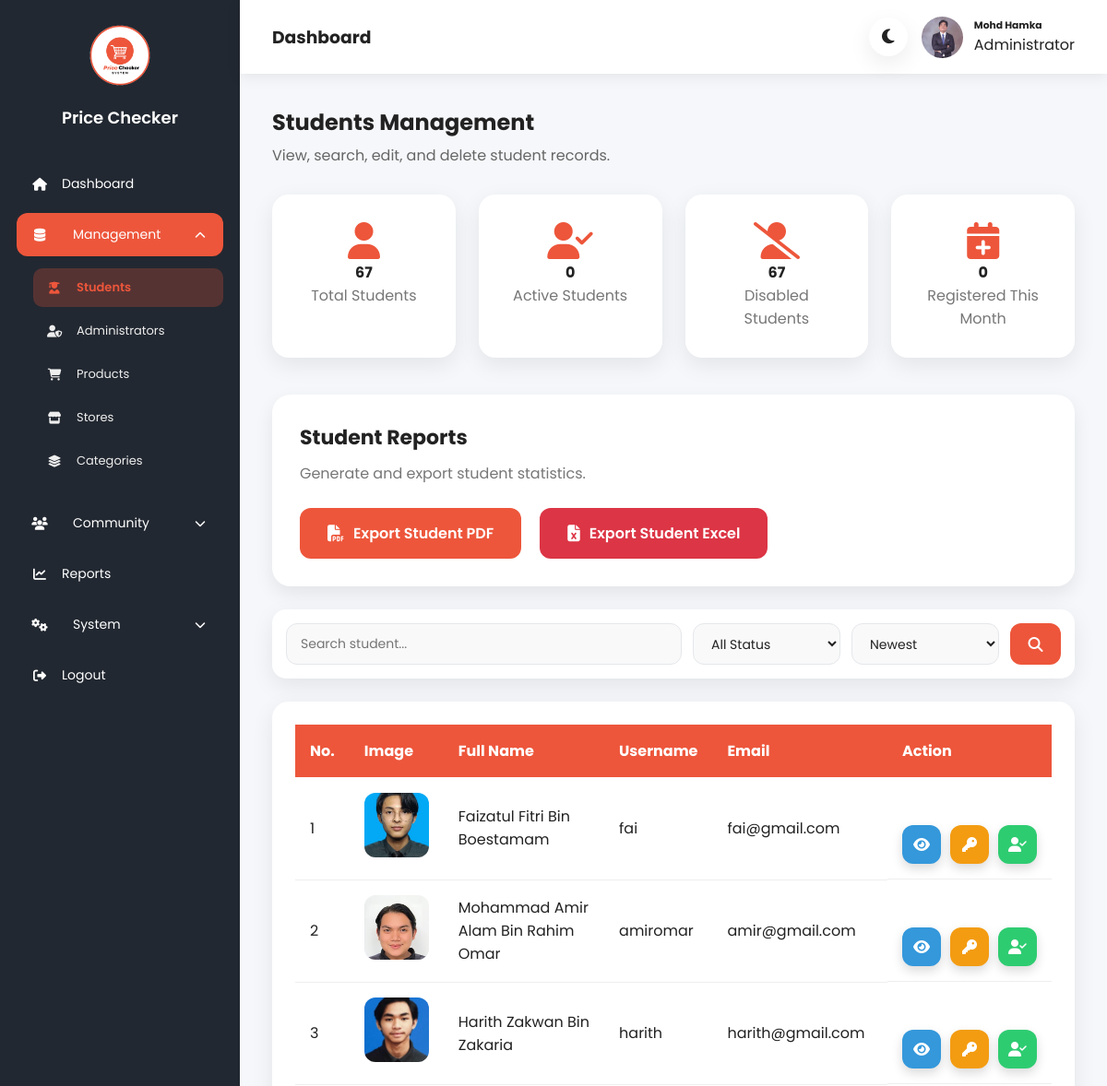
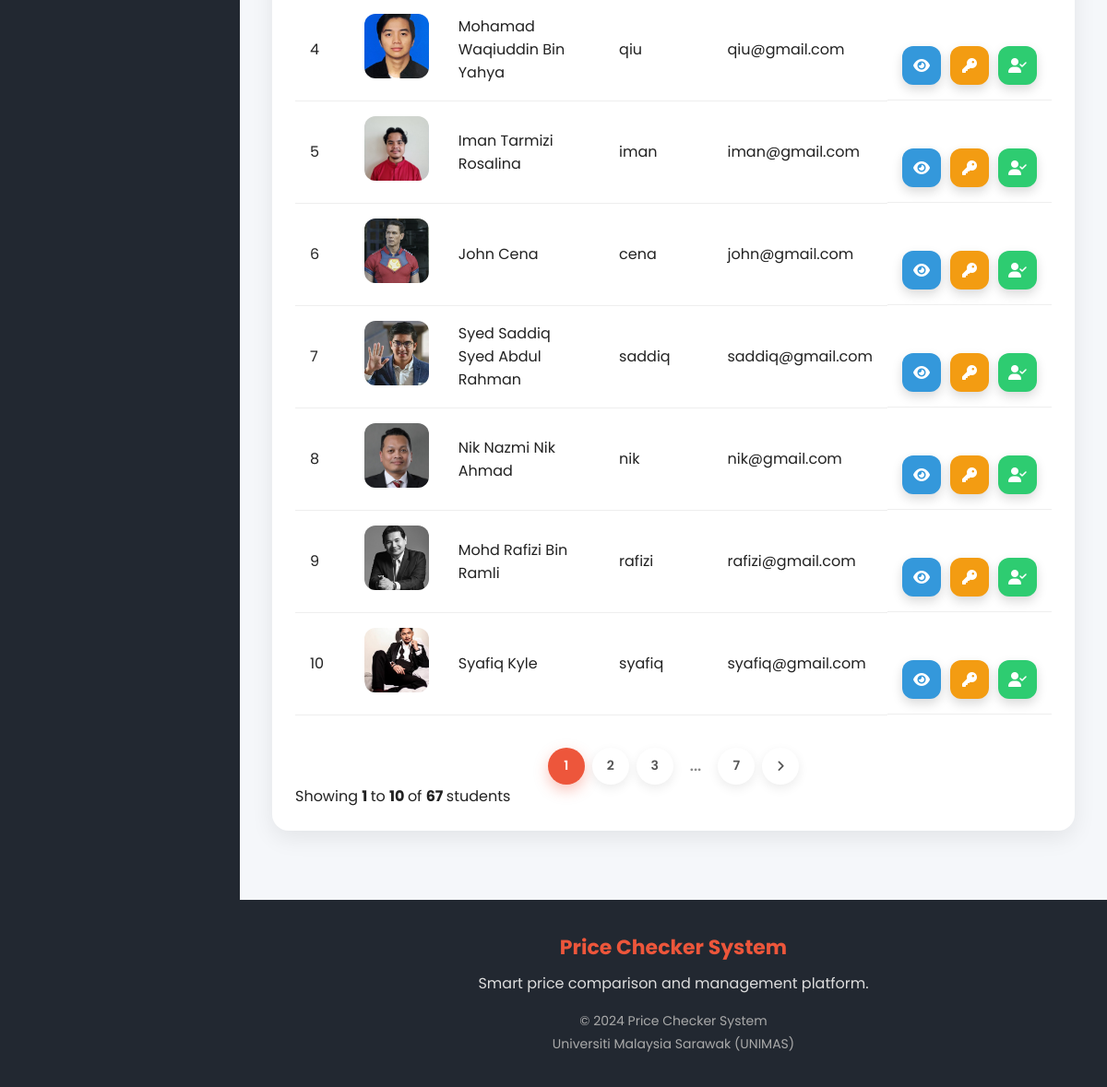
/src/admin/students.php (signed in), run on the app's committed database (2 pictures, top to bottom).
### tables this page shows
CREATE TABLE `student` (
  `studentID` int(11) NOT NULL,
  `fullName` varchar(255) NOT NULL,
  `username` varchar(255) NOT NULL,
  `email` varchar(255) NOT NULL,
  `password` varchar(255) NOT NULL,
  `studentIMG` varchar(255) NOT NULL,
  `logStatus` varchar(255) NOT NULL,
  `created_at` timestamp NOT NULL DEFAULT current_timestamp()
);

### src/admin/students.php (the view, shortened to what this page needs)
<?php
include("../config/db_cPCS.php");
$totalStudents = mysqli_fetch_assoc(
mysqli_query($conn,"
SELECT COUNT(*) total
FROM student
"))['total'];
$activeStudents = mysqli_fetch_assoc(
mysqli_query($conn,"
SELECT COUNT(*) total
FROM student
WHERE logStatus='1'
"))['total'];
$disabledStudents = mysqli_fetch_assoc(
mysqli_query($conn,"
SELECT COUNT(*) total
FROM student
WHERE logStatus='0'
"))['total'];
$registeredThisMonth = mysqli_fetch_assoc(
mysqli_query($conn,"
SELECT COUNT(*) total
FROM student
WHERE MONTH(created_at)=MONTH(CURRENT_DATE())
AND YEAR(created_at)=YEAR(CURRENT_DATE())
"))['total'];
$search = $_GET['search'] ?? "";
$status = $_GET['logStatus'] ?? "";
$sort = $_GET['sort'] ?? "";
$sql = "SELECT * FROM student WHERE 1";
switch($sort)
{
default:
$sql.=" ORDER BY studentID ASC";
}
$countSQL = str_replace(
    "SELECT *",
    "SELECT COUNT(*) total",
    $sql
);
$total = mysqli_fetch_assoc(
    mysqli_query($conn,$countSQL)
)['total'];
$limit = 10;
$page = isset($_GET['page']) ? (int)$_GET['page'] : 1;
$offset = ($page-1)*$limit;
$sql .= " LIMIT $limit OFFSET $offset";
$studentQuery = mysqli_query($conn,$sql);
$totalPages = ceil($total/$limit);
?>
<!DOCTYPE html>
<html lang="en">
<head>
    <link rel="stylesheet"href="https://cdnjs.cloudflare.com/ajax/libs/font-awesome/6.7.2/css/all.min.css">
    <link rel="stylesheet" href="../../assets/css/adminDashboard.css">
</head>
<body>
<div class="admin-container">
    <?php include("../admin/includes/sidebar.php"); ?>
    <div class="admin-main">
        <?php include("../admin/includes/header.php"); ?>
        <div class="dashboard-content">
            <div class="page-title">
                <h2>
                    Students Management
                </h2>
                <p>
                    View, search, edit, and delete student records.
                </p>
            </div>
            <div class="dashboard-cards">
                <div class="dashboard-card">
                    <i class="fa-solid fa-user"></i>
                    <h4>
                        <?php echo $totalStudents; ?>
                    </h4>
                    <p>
                        Total Students
                    </p>
                </div>
                <div class="dashboard-card">
                    <i class="fa-solid fa-user-check"></i>
                    <h4>
                        <?php echo $activeStudents; ?>
                    </h4>
                    <p>
                        Active Students
                    </p>
                </div>
                <div class="dashboard-card">
                    <i class="fa-solid fa-user-slash"></i>
                    <h4>
                        <?php echo $disabledStudents; ?>
                    </h4>
                    <p>
                        Disabled Students
                    </p>
                </div>
                <div class="dashboard-card">
                    <i class="fa-solid fa-calendar-plus"></i>
                    <h4>
                        <?php echo $registeredThisMonth; ?>
                    </h4>
                    <p>
                        Registered This Month
                    </p>
                </div>
            </div>
            <div class="report-card">
                <h3>
                    Student Reports
                </h3>
                <p>
                    Generate and export student statistics.
                </p>
                <div class="report-buttons">
                    <a href="../admin/exportPDF.php?type=student">
                        <i class="fa fa-file-pdf"></i>
                        Export Student PDF
                    </a>
                    <a href="../admin/exportExcel.php?type=student">
                        <i class="fa fa-file-excel"></i>
                        Export Student Excel
                    </a>
                </div>
            </div>
            <div class="manage-top">
                <form method="GET" class="search-box">
                    <div class="student-search-input">
                        <input type="text" id="studentSearchBox" name="search" autocomplete="off" placeholder="Search student..."
                            value="<?php echo htmlspecialchars($search); ?>">
                    </div>
                    <select name="logStatus">
                        <option value="">All Status</option>
                    </select>
                    <select name="sort">
                        <option value="">Newest</option>
                    </select>
                    <button type="submit">
                        <i class="fa fa-search"></i>
                    </button>
                </form>
            </div>
            <div class="table-card">
                <table>
                    <thead>
                        <tr>
                            <th>No.</th>
                            <th>Image</th>
                            <th>Full Name</th>
                            <th>Username</th>
                            <th>Email</th>
                            <th>Action</th>
                        </tr>
                    </thead>
                    <tbody>
                    <?php
                    if(mysqli_num_rows($studentQuery)==0)
                    {
                    ?>
                    <tr>
                        <td colspan="7" style="text-align:center;">
                            No student record found.
                        </td>
                    </tr>
                    <?php
                    }
                    else
                    {
                    $no = $offset + 1;
                    while($student=mysqli_fetch_assoc($studentQuery))
                    {
                    ?>
                    <tr>
                        <td>
                            <?php echo $no++; ?>
                        </td>
                        <td>
                            <img src="<?php echo $student['studentIMG']; ?>" class="table-image">
                        </td>
                        <td>
                            <?php echo $student['fullName']; ?>
                        </td>
                        <td>
                            <?php echo $student['username']; ?>
                        </td>
                        <td>
                            <?php echo $student['email']; ?>
                        </td>
                        <td class="action-buttons">
                            <button type="button" class="action-btn view-btn"
                                data-id="<?php echo $student['studentID']; ?>"
                                title="View Student">
                                <i class="fa-solid fa-eye"></i>
                            </button>
                            <button type="button" class="action-btn reset-btn"
                                data-id="<?php echo $student['studentID']; ?>"
                                data-name="<?php echo htmlspecialchars($student['fullName']); ?>"
                                title="Reset Password">
                                <i class="fa-solid fa-key"></i>
                            </button>
                            <?php if($student['logStatus']==1){ ?>
                                <button type="button"
                                    class="action-btn disable-btn"
                                    data-id="<?php echo $student['studentID']; ?>"
                                    data-name="<?php echo htmlspecialchars($student['fullName']); ?>"
                                    title="Disable Student">
                                    <i class="fa-solid fa-user-slash"></i>
                                </button>
                            <?php }else{ ?>
                                <button type="button"
                                    class="action-btn enable-btn"
                                    data-id="<?php echo $student['studentID']; ?>"
                                    data-name="<?php echo htmlspecialchars($student['fullName']); ?>"
                                    title="Enable Student">
                                    <i class="fa-solid fa-user-check"></i>
                                </button>
                            <?php } ?>
                        </td>
                    </tr>
                    <?php
                    }
                    }
                    ?>
                    </tbody>
                </table>
                <div class="pagination">
                    <?php
                    $start = max(1, $page - 2);
                    $end = min($totalPages, $page + 2);
                    for($i=$start; $i<=$end; $i++)
                    {
                    ?>
                    <a href="?page=<?php echo $i; ?>&search=<?php echo urlencode($search); ?>&logStatus=<?php echo urlencode($status); ?>&sort=<?php echo urlencode($sort); ?>"
                    class="<?php if($page==$i) echo 'active'; ?>">
                        <?php echo $i; ?>
                    </a>
                    <?php
                    }
                    if($page < $totalPages - 2)
                    {
                        if($page < $totalPages - 3)
                        {
                    ?>
                    <span class="dots">
                        ...
                    </span>
                    <?php
                        }
                    ?>
                    <a href="?page=<?php echo $totalPages; ?>&search=<?php echo urlencode($search); ?>&logStatus=<?php echo urlencode($status); ?>&sort=<?php echo urlencode($sort); ?>">
                        <?php echo $totalPages; ?>
                    </a>
                    <?php
                    }
                    if($page < $totalPages)
                    {
                    ?>
                    <a href="?page=<?php echo $page+1; ?>&search=<?php echo urlencode($search); ?>&logStatus=<?php echo urlencode($status); ?>&sort=<?php echo urlencode($sort); ?>">
                        <i class="fa fa-angle-right"></i>
                    </a>
                    <?php
                    }
                    ?>
                </div>
                <div class="pagination-info">
                    Showing
                    <strong>
                        <?php echo $offset + 1; ?>
                    </strong>
                    to
                    <strong>
                        <?php echo min($offset + $limit, $total); ?>
                    </strong>
                    of
                    <strong>
                        <?php echo $total; ?>
                    </strong>
                    students
                </div>
            </div>
        </div>
        <?php include("../admin/includes/footer.php"); ?>
    </div>
</div>
</body>
</html>

### src/admin/includes/header.php
<?php
include("../config/db_cPCS.php");
$adminID = $_SESSION['adminID'];
$sql = "SELECT * FROM admin WHERE adminID = ?";
$stmt = mysqli_prepare($conn, $sql);
mysqli_stmt_bind_param($stmt, "i", $adminID);
mysqli_stmt_execute($stmt);
$result = mysqli_stmt_get_result($stmt);
$admin = mysqli_fetch_assoc($result);
?>
<div class="admin-header">
    <div class="header-title">
            <h3>
                Dashboard
            </h3>
    </div>
    <div class="header-actions">
        <button id="themeToggle" class="theme-btn">
            <i class="fa-solid fa-moon"></i>
        </button>
        <div class="admin-profile">
            <img src="<?php echo $admin['adminIMG']; ?>">
            <div>
                <h6>
                    <?php echo $admin['adminFullname']; ?>
                </h6>
                <span>
                    Administrator
                </span>
            </div>
        </div>
    </div>
</div>

### data on the page
student: studentIMG (picture), fullName "Faizatul Fitri Bin Boestamam", username "fai", email "fai@gmail.com"
student: studentIMG (picture), fullName "Mohammad Amir Alam Bin Rahim Omar", username "amiromar", email "amir@gmail.com"
student: studentIMG (picture), fullName "Harith Zakwan Bin Zakaria", username "harith", email "harith@gmail.com"
student: studentIMG (picture), fullName "Mohamad Waqiuddin Bin Yahya", username "qiu", email "qiu@gmail.com"
student: studentIMG (picture), fullName "Iman Tarmizi Rosalina", username "iman", email "iman@gmail.com"
student: studentIMG (picture), fullName "John Cena", username "cena", email "john@gmail.com"
student: studentIMG (picture), fullName "Syed Saddiq Syed Abdul Rahman", username "saddiq", email "saddiq@gmail.com"
student: studentIMG (picture), fullName "Nik Nazmi Nik Ahmad", username "nik", email "nik@gmail.com"
student: studentIMG (picture), fullName "Mohd Rafizi Bin Ramli", username "rafizi", email "rafizi@gmail.com"
student: studentIMG (picture), fullName "Syafiq Kyle", username "syafiq", email "syafiq@gmail.com"

### other printed values
$admin['adminFullname'] "Mohd Hamka"
$totalStudents "67"
$activeStudents "0"
$disabledStudents "67"
$registeredThisMonth "0"
$totalPages "7"
$offset + 1 "1"
min($offset + $limit, $total) "10"
$total "67"
